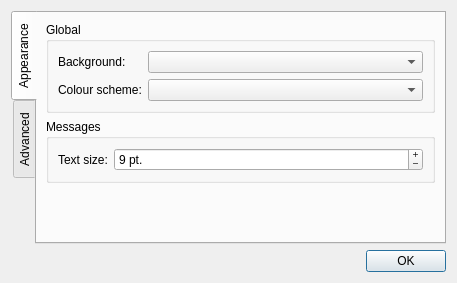
<?xml version="1.0" encoding="UTF-8"?>
<ui version="4.0">
 <class>PreferencesDialog</class>
 <widget class="QDialog" name="PreferencesDialog">
  <property name="geometry">
   <rect>
    <x>0</x>
    <y>0</y>
    <width>457</width>
    <height>283</height>
   </rect>
  </property>
  <property name="windowTitle">
   <string comment="The placeholder is the application name">%1 - Preferences</string>
  </property>
  <layout class="QVBoxLayout" name="verticalLayout_2">
   <item>
    <widget class="QTabWidget" name="tabWidget">
     <property name="tabPosition">
      <enum>QTabWidget::West</enum>
     </property>
     <property name="tabShape">
      <enum>QTabWidget::Rounded</enum>
     </property>
     <property name="currentIndex">
      <number>0</number>
     </property>
     <property name="usesScrollButtons">
      <bool>true</bool>
     </property>
     <widget class="QWidget" name="appearanceTab">
      <attribute name="icon">
       <iconset resource="../../resources.qrc">
        <normaloff>:/resources/icon/silk/paint.png</normaloff>:/resources/icon/silk/paint.png</iconset>
      </attribute>
      <attribute name="title">
       <string>Appearance</string>
      </attribute>
      <layout class="QVBoxLayout" name="verticalLayout">
       <item>
        <widget class="QGroupBox" name="globalGroupBox">
         <property name="sizePolicy">
          <sizepolicy hsizetype="Preferred" vsizetype="Maximum">
           <horstretch>0</horstretch>
           <verstretch>0</verstretch>
          </sizepolicy>
         </property>
         <property name="title">
          <string>Global</string>
         </property>
         <layout class="QFormLayout" name="formLayout">
          <item row="0" column="0">
           <widget class="QLabel" name="backrgoundLabel">
            <property name="text">
             <string>Background:</string>
            </property>
           </widget>
          </item>
          <item row="0" column="1">
           <widget class="QComboBox" name="backgroundComboBox">
            <property name="currentText">
             <string notr="true"/>
            </property>
            <property name="placeholderText">
             <string notr="true"/>
            </property>
           </widget>
          </item>
          <item row="1" column="0">
           <widget class="QLabel" name="colorSchemeLabel">
            <property name="text">
             <string>Colour scheme:</string>
            </property>
           </widget>
          </item>
          <item row="1" column="1">
           <widget class="QComboBox" name="colorSchemeComboBox">
            <property name="currentText">
             <string notr="true"/>
            </property>
            <property name="placeholderText">
             <string notr="true"/>
            </property>
           </widget>
          </item>
         </layout>
        </widget>
       </item>
       <item>
        <widget class="QGroupBox" name="messagesGroupBox">
         <property name="sizePolicy">
          <sizepolicy hsizetype="Preferred" vsizetype="Maximum">
           <horstretch>0</horstretch>
           <verstretch>0</verstretch>
          </sizepolicy>
         </property>
         <property name="title">
          <string>Messages</string>
         </property>
         <layout class="QFormLayout" name="formLayout_2">
          <item row="0" column="0">
           <widget class="QLabel" name="textSizeLabel">
            <property name="text">
             <string>Text size:</string>
            </property>
           </widget>
          </item>
          <item row="0" column="1">
           <widget class="QSpinBox" name="textSizeSpinBox">
            <property name="buttonSymbols">
             <enum>QAbstractSpinBox::PlusMinus</enum>
            </property>
            <property name="suffix">
             <string> pt.</string>
            </property>
            <property name="prefix">
             <string notr="true"/>
            </property>
            <property name="minimum">
             <number>6</number>
            </property>
            <property name="maximum">
             <number>72</number>
            </property>
            <property name="value">
             <number>9</number>
            </property>
           </widget>
          </item>
         </layout>
        </widget>
       </item>
       <item>
        <spacer name="verticalSpacer">
         <property name="orientation">
          <enum>Qt::Vertical</enum>
         </property>
         <property name="sizeHint" stdset="0">
          <size>
           <width>20</width>
           <height>40</height>
          </size>
         </property>
        </spacer>
       </item>
      </layout>
     </widget>
     <widget class="QWidget" name="advancedPage">
      <attribute name="icon">
       <iconset resource="../../resources.qrc">
        <normaloff>:/resources/icon/silk/wrench.png</normaloff>:/resources/icon/silk/wrench.png</iconset>
      </attribute>
      <attribute name="title">
       <string>Advanced</string>
      </attribute>
      <layout class="QVBoxLayout" name="verticalLayout_3">
       <item>
        <widget class="QGroupBox" name="performanceGroupBox">
         <property name="sizePolicy">
          <sizepolicy hsizetype="Preferred" vsizetype="Maximum">
           <horstretch>0</horstretch>
           <verstretch>0</verstretch>
          </sizepolicy>
         </property>
         <property name="title">
          <string>Performance</string>
         </property>
         <layout class="QFormLayout" name="formLayout_3">
          <item row="0" column="0">
           <widget class="QLabel" name="pixmapCacheLabel">
            <property name="text">
             <string>Image cache size:</string>
            </property>
           </widget>
          </item>
          <item row="0" column="1">
           <widget class="QSpinBox" name="pixmapCacheSpinBox">
            <property name="buttonSymbols">
             <enum>QAbstractSpinBox::PlusMinus</enum>
            </property>
            <property name="accelerated">
             <bool>true</bool>
            </property>
            <property name="suffix">
             <string> MB</string>
            </property>
            <property name="prefix">
             <string notr="true"/>
            </property>
            <property name="minimum">
             <number>10</number>
            </property>
            <property name="maximum">
             <number>10240</number>
            </property>
            <property name="value">
             <number>1024</number>
            </property>
           </widget>
          </item>
          <item row="1" column="0">
           <widget class="QLabel" name="imageQualityLabel">
            <property name="text">
             <string>Thumbnail quality:</string>
            </property>
           </widget>
          </item>
          <item row="1" column="1">
           <widget class="QSpinBox" name="imageQualitySpinBox">
            <property name="buttonSymbols">
             <enum>QAbstractSpinBox::PlusMinus</enum>
            </property>
            <property name="accelerated">
             <bool>true</bool>
            </property>
            <property name="suffix">
             <string>%</string>
            </property>
            <property name="minimum">
             <number>1</number>
            </property>
            <property name="maximum">
             <number>100</number>
            </property>
            <property name="value">
             <number>100</number>
            </property>
           </widget>
          </item>
         </layout>
        </widget>
       </item>
       <item>
        <spacer name="verticalSpacer_2">
         <property name="orientation">
          <enum>Qt::Vertical</enum>
         </property>
         <property name="sizeHint" stdset="0">
          <size>
           <width>20</width>
           <height>40</height>
          </size>
         </property>
        </spacer>
       </item>
      </layout>
     </widget>
    </widget>
   </item>
   <item>
    <widget class="QWidget" name="widget" native="true">
     <layout class="QHBoxLayout" name="horizontalLayout">
      <property name="leftMargin">
       <number>0</number>
      </property>
      <property name="topMargin">
       <number>0</number>
      </property>
      <property name="rightMargin">
       <number>0</number>
      </property>
      <property name="bottomMargin">
       <number>0</number>
      </property>
      <item>
       <spacer name="horizontalSpacer">
        <property name="orientation">
         <enum>Qt::Horizontal</enum>
        </property>
        <property name="sizeHint" stdset="0">
         <size>
          <width>40</width>
          <height>20</height>
         </size>
        </property>
       </spacer>
      </item>
      <item>
       <widget class="QPushButton" name="okButton">
        <property name="sizePolicy">
         <sizepolicy hsizetype="Minimum" vsizetype="Preferred">
          <horstretch>0</horstretch>
          <verstretch>0</verstretch>
         </sizepolicy>
        </property>
        <property name="text">
         <string>OK</string>
        </property>
       </widget>
      </item>
     </layout>
    </widget>
   </item>
  </layout>
 </widget>
 <resources>
  <include location="../../resources.qrc"/>
 </resources>
 <connections/>
</ui>
